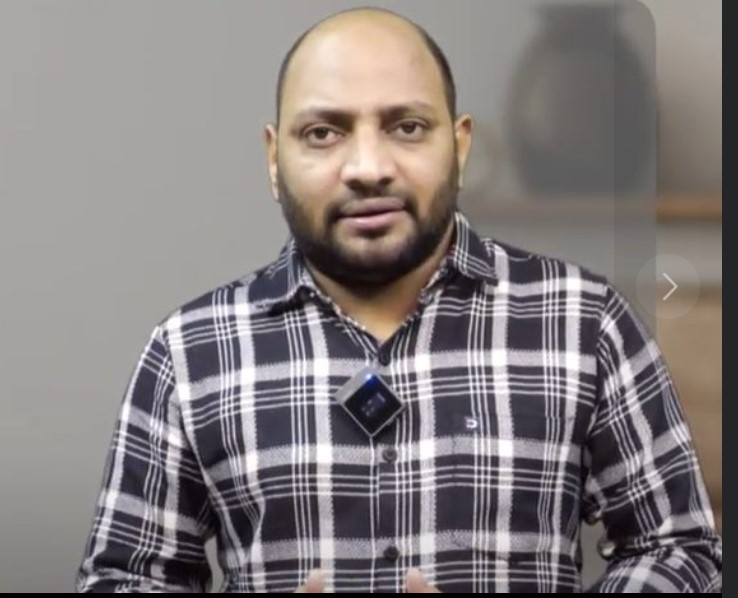
#> input picture Class_Room_Doc/June-2025/June-21-2025- cv project/16th, 20th, 21st - intro to cv2/7. OPENCV/haar cascade classifier basic project/output.jpg, 738 x 598 px, found by its file name
$ python 'Face & eye detection.py'
#> lines starting #> are read from the running program, lines starting #| are printed output that depends on the picture; after the words box and inside, x2 and y2 are one past the last pixel; in counts of white or black regions, pixels touching at a corner belong together

import numpy as np
import cv2

# Load the face and eye Haar cascade classifiers
face_classifier = cv2.CascadeClassifier(r"Class_Room_Doc/June-2025/June-21-2025- cv project/16th, 20th, 21st - intro to cv2/7. OPENCV/haar cascade classifier basic project/Haarcascades/haarcascade_frontalface_default.xml")
eye_classifier = cv2.CascadeClassifier(r"Class_Room_Doc/June-2025/June-21-2025- cv project/16th, 20th, 21st - intro to cv2/7. OPENCV/haar cascade classifier basic project/Haarcascades/haarcascade_eye.xml")

# Load the image
#img = cv2.imread(r"C:\Users\A3MAX SOFTWARE TECH\Desktop\WORK\1. KODI WORK\1. NARESH\10. WORKSHOP\7. Exploring Generative AI through computer vision\myimage.jpg")
#img = cv2.imread(r"C:\Users\A3MAX SOFTWARE TECH\Desktop\WORK\2. DATASCIENCE PROJECT\10. Computer vision\computer vison\opencv\image_examples\5.jpg")#img = cv2.imread(r"C:\Users\Admin\Desktop\NIT\1. NIT_Batches\10. WORKSHOP\2024 - WORKSHOP\7. Exploring Generative AI through computer vision\myimage.jpg")
img = cv2.imread(r"Class_Room_Doc/June-2025/June-21-2025- cv project/16th, 20th, 21st - intro to cv2/7. OPENCV/haar cascade classifier basic project/output.jpg")
#> img is the input picture: shape (598, 738, 3); mean B, G, R 125.7, 126, 132.3

#img = cv2.imread(r"C:\Users\Admin\Desktop\NIT\1. NIT_Batches\10. WORKSHOP\2024 - WORKSHOP\7. Exploring Generative AI through computer vision\myimage.jpg")

# Check if the image is loaded correctly
if img is None:
    print("Error: Image not found or cannot be loaded!")
    exit()  # Exit if image is not loaded

# Convert image to grayscale for face detection
gray = cv2.cvtColor(img, cv2.COLOR_BGR2GRAY)
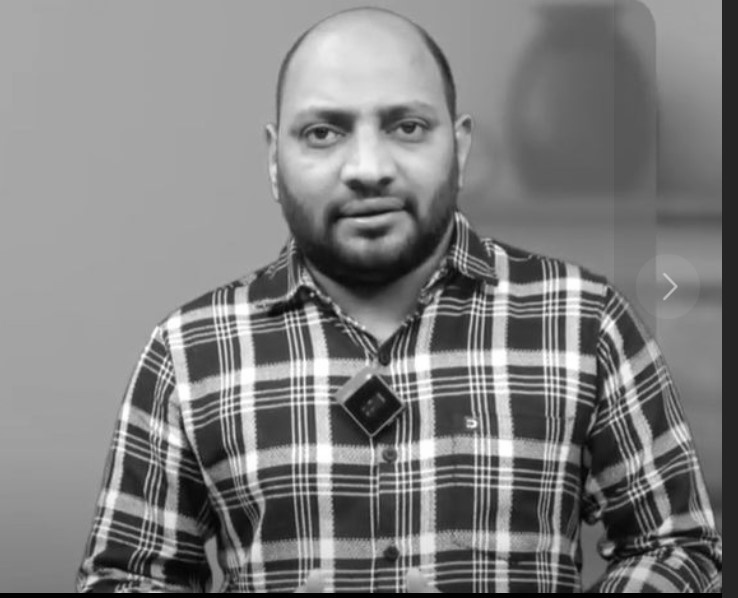
#> gray: shape (598, 738); min 0, max 255, mean 127.8

# Detect faces in the image
faces = face_classifier.detectMultiScale(gray, 1.3, 5)
#> faces = [[256, 44, 222, 222]]

# Check if faces are detected
if len(faces) == 0:
    print("No Face Found")

# Draw rectangles around detected faces and detect eyes within each face
for (x, y, w, h) in faces:
    # Draw a rectangle around the face
    cv2.rectangle(img, (x, y), (x + w, y + h), (127, 0, 255), 2)

    # Region of interest (ROI) for face
    roi_gray = gray[y:y + h, x:x + w]
    roi_color = img[y:y + h, x:x + w]

    # Detect eyes within the face region
    eyes = eye_classifier.detectMultiScale(roi_gray)

    for (ex, ey, ew, eh) in eyes:
        # Draw rectangle around each detected eye
        cv2.rectangle(roi_color, (ex, ey), (ex + ew, ey + eh), (255, 255, 0), 2)
#> this loop made 1 pass
#> (x, y, w, h, eyes) on pass 1: (256, 44, 222, 222, [[122, 57, 52, 52], [39, 64, 49, 49], [195, 67, 26, 26]])
#> pass 1, `roi_gray = gray[y:y + h, x:x + w]`:
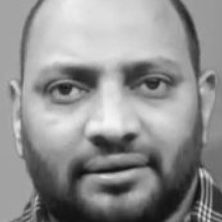
#> roi_gray: shape (222, 222); min 14, max 246, mean 144.5
#> pass 1, `roi_color = img[y:y + h, x:x + w]`:
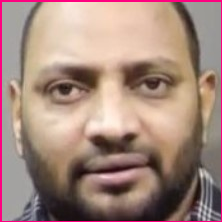
#> roi_color: shape (222, 222, 3); mean B, G, R 124.8, 136, 163.7
#> after the loop:
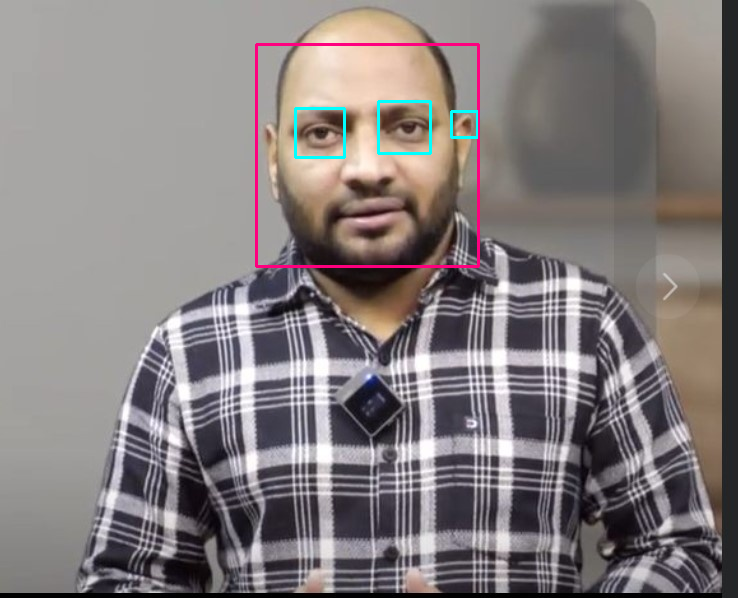
#> img: shape (598, 738, 3); 0.93% of pixels changed, all inside (x1, y1, x2, y2) = (255, 43, 480, 268)
#> after the loop:
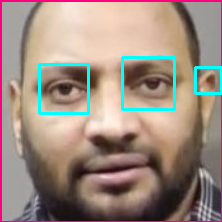
#> roi_color: shape (222, 222, 3); 3.01% of pixels changed, all inside (x1, y1, x2, y2) = (38, 56, 222, 115)

# Display the output image with rectangles around faces and eyes
cv2.imshow('img', img)

# Wait for a key press before closing the window
cv2.waitKey(0)

# Destroy all OpenCV windows
cv2.destroyAllWindows()
